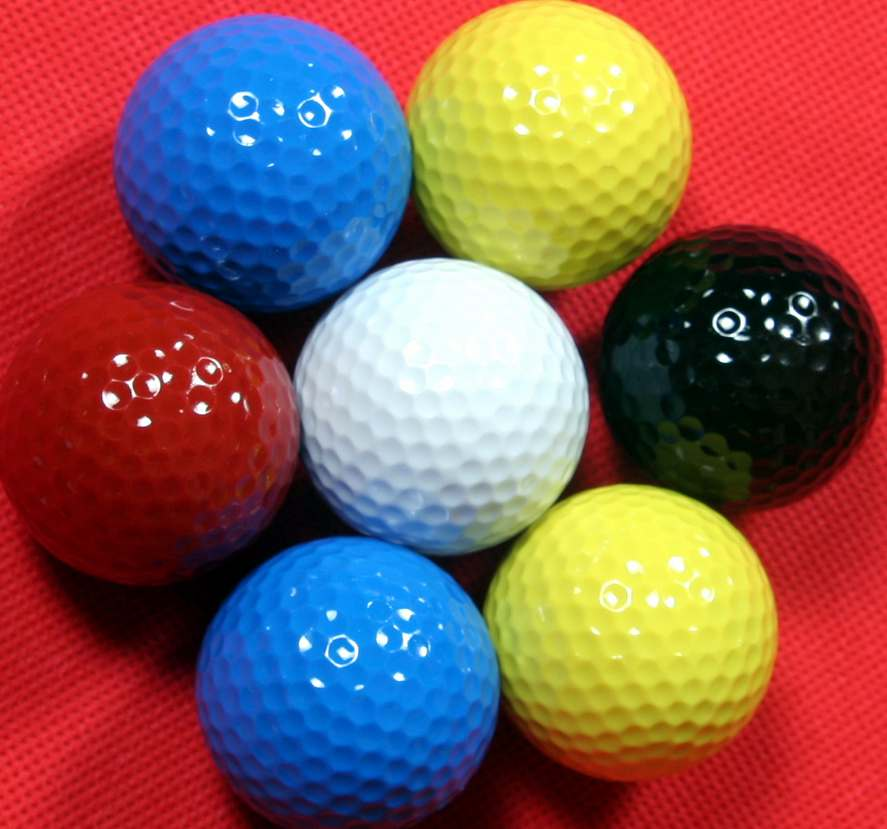
//> input picture Tutorial/Tutorial_Color_Image_Processing/color_ball.jpg, 887 x 829 px, given in place of the camera
$ ./Tutorial_ColorSegmentation_trackbar_2021   (built with g++ and OpenCV 4)
//> lines starting //> are read from the running program, lines starting //| are printed output that depends on the picture; after the words box and inside, x2 and y2 are one past the last pixel; in counts of white or black regions, pixels touching at a corner belong together
// [4 lines of commented-out code are left out]
#include <iostream>
#include <opencv2/opencv.hpp>

using namespace cv;
using namespace std;

Mat image;
Point origin;
Rect selection;
bool selectObject = false;
bool trackObject = false;
int hmin = 1, hmax = 179, smin = 100, smax = 255, vmin = 100, vmax = 255;
int m_flag = 0;
/// On mouse event
static void onMouse(int event, int x, int y, int, void*);

int main()
{
	VideoCapture cap(0);
	if (!cap.isOpened())	// if not success, exit the programm
	{
		cout << "Cannot open the video cam\n";
		return -1;
	}

	Mat image_disp, hsv, hue, mask, dst;
	vector<vector<Point> > contours;

	//image = imread("color_ball.jpg");
	//image.copyTo(image_disp);
	cap.read(image);
//> image is the input picture: 829 rows x 887 cols, CV_8UC3; mean B, G, R 86, 91, 137.5

	Mat dst_track = Mat::zeros(image.size(), CV_8UC3);

	// TrackBar 설정
	namedWindow("Source", 0);
	setMouseCallback("Source", onMouse, 0);
	createTrackbar("Hmin", "Source", &hmin, 179, 0);
	createTrackbar("Hmax", "Source", &hmax, 179, 0);
	createTrackbar("Smin", "Source", &smin, 255, 0);
	createTrackbar("Smax", "Source", &smax, 255, 0);
	createTrackbar("Vmin", "Source", &vmin, 255, 0);
	createTrackbar("Vmax", "Source", &vmax, 255, 0);


	while (true)
	{

		bool bSuccess = cap.read(image);
		if (!bSuccess)	// if not success, break loop
		{
			cout << "Cannot find a frame from  video stream\n";
			break;
		}


		image.copyTo(image_disp);
		if (m_flag) {
			image_disp = image_disp + dst_track;
		}
		imshow("Source", image_disp);
		/******** Convert BGR to HSV ********/
		// input mat: image
		// output mat: hsv
		cvtColor(image, hsv, COLOR_BGR2HSV); //// YOUR CODE GOES HERE
//> hsv: 829 rows x 887 cols, CV_8UC3; mean H, S, V 97.1, 189.9, 172.9


		/******** Add Pre-Processing such as filtering etc  ********/
		// YOUR CODE GOES HERE
		// YOUR CODE GOES HERE


		/// set dst as the output of InRange
		inRange(hsv, Scalar(MIN(hmin, hmax), MIN(smin, smax), MIN(vmin, vmax)),
			Scalar(MAX(hmin, hmax), MAX(smin, smax), MAX(vmin, vmax)), dst);
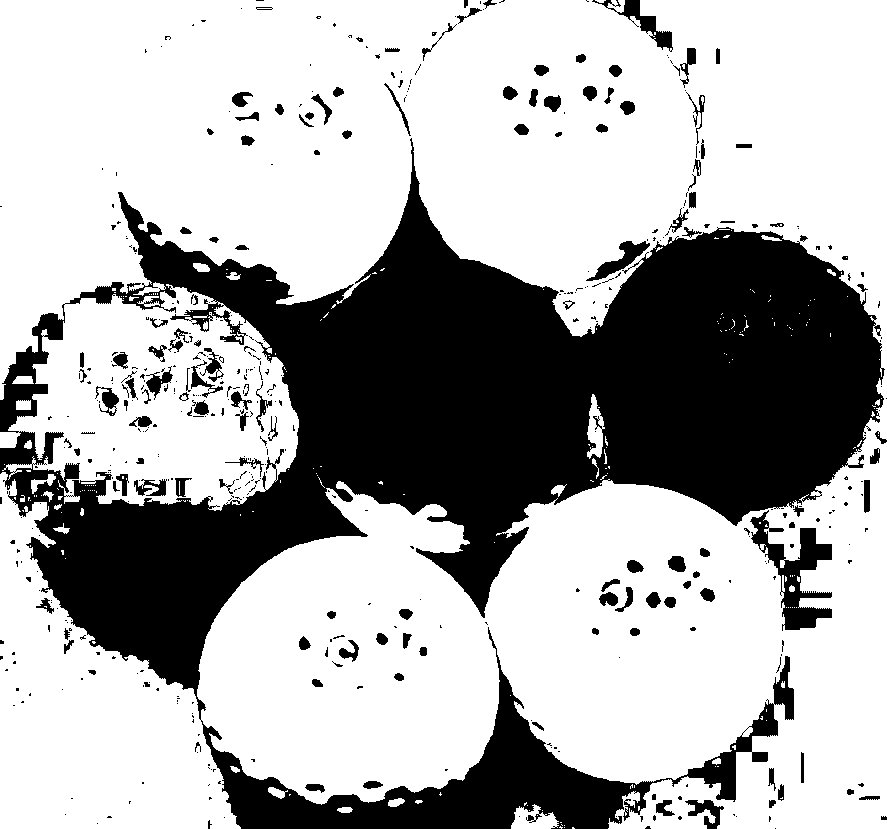
//> dst: 829 rows x 887 cols, CV_8UC1; 68% white; 494 black regions (353 under 20 px), largest, box (x1, y1, x2, y2) and area: (0, 138, 885, 829) 215763, (750, 510, 832, 631) 3510, (592, 0, 673, 52) 921


		/******** Add Post-Processing such as morphology etc  ********/
		int element_shape = MORPH_ELLIPSE;		// elliptical filter
		int n = 3;								// 3X3 Kernel
		Mat element = getStructuringElement(element_shape, Size(n, n));
		morphologyEx(dst, dst, MORPH_CLOSE, element, Point(-1, -1), 4); // Closing 5 times
		morphologyEx(dst, dst, MORPH_DILATE, element, Point(-1, -1), 5);
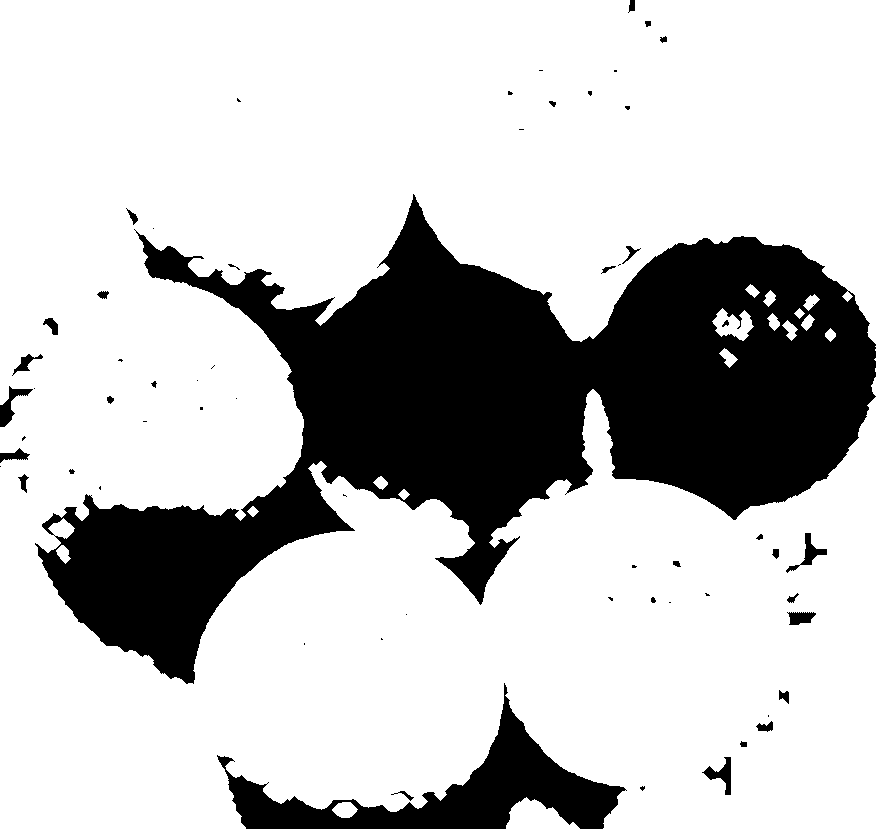
//> dst: 829 rows x 887 cols, CV_8UC1; 75.7% white; 61 black regions (29 under 20 px)

		namedWindow("InRange", 0);
		imshow("InRange", dst);

		/// once mouse has selected an area bigger than 0
		if (trackObject)
		{
			trackObject = false;					// Terminate the next Analysis loop
			Mat roi_HSV(hsv, selection); 			// Set ROI by the selection box
			Scalar means, stddev;
			meanStdDev(roi_HSV, means, stddev);
			cout << "\n Selected ROI Means= " << means << " \n stddev= " << stddev;

			// Change the value in the trackbar according to Mean and STD //
			hmin = MAX((means[0] - stddev[0]), 0);
			hmax = MIN((means[0] + stddev[0]), 179);
			setTrackbarPos("Hmin", "Source", hmin);
			setTrackbarPos("Hmax", "Source", hmax);

			/******** Repeat for S and V trackbar ********/
			setTrackbarPos("Smin", "Source", smin);
			setTrackbarPos("Smax", "Source", smax);
			smin = MAX((means[1] - stddev[1]), 0);
			smax = MIN((means[1] + stddev[1]), 255);
			setTrackbarPos("Vmin", "Source", vmin);
			setTrackbarPos("Vmax", "Source", vmax);
			vmin = MAX((means[2] - stddev[2]), 0);
			vmax = MIN((means[2] + stddev[2]), 255);
		}

		if (selectObject && selection.area() > 0)  // Left Mouse is being clicked and dragged
		{
			// Mouse Drag을 화면에 보여주기 위함
			Mat roi_RGB(image_disp, selection);
			bitwise_not(roi_RGB, roi_RGB);
			imshow("Source", image_disp);
			m_flag = 1;
		}
		image.copyTo(image_disp);

		///  Find All Contour   ///
		findContours(dst, contours, RETR_EXTERNAL, CHAIN_APPROX_SIMPLE);
//> contours = 3 contours; box (x1, y1, x2, y2) and area: (0, 0, 887, 829) 714740, (506, 797, 580, 829) 1314, (332, 802, 358, 818) 269

		if (contours.size()>0)
		{
			/// Find the Contour with the largest area ///
			double maxArea = 0;
			int maxArea_idx = 0;

			for (int i = 0; i < contours.size(); i++)
				if (contourArea(contours[i]) > maxArea) {
					maxArea = contourArea(contours[i]);
					maxArea_idx = i;
				}
//> this loop made 3 passes
//> maxArea on passes 1 to 3: 269, 1314, 714740.5
//> after the loop, maxArea = 714740.5; maxArea_idx = 2

			///  Draw the max Contour on Black-background  Image ///
			Mat dst_out = Mat::zeros(dst.size(), CV_8UC3);
			drawContours(dst_out, contours, maxArea_idx, Scalar(0, 0, 255), 2, 8);
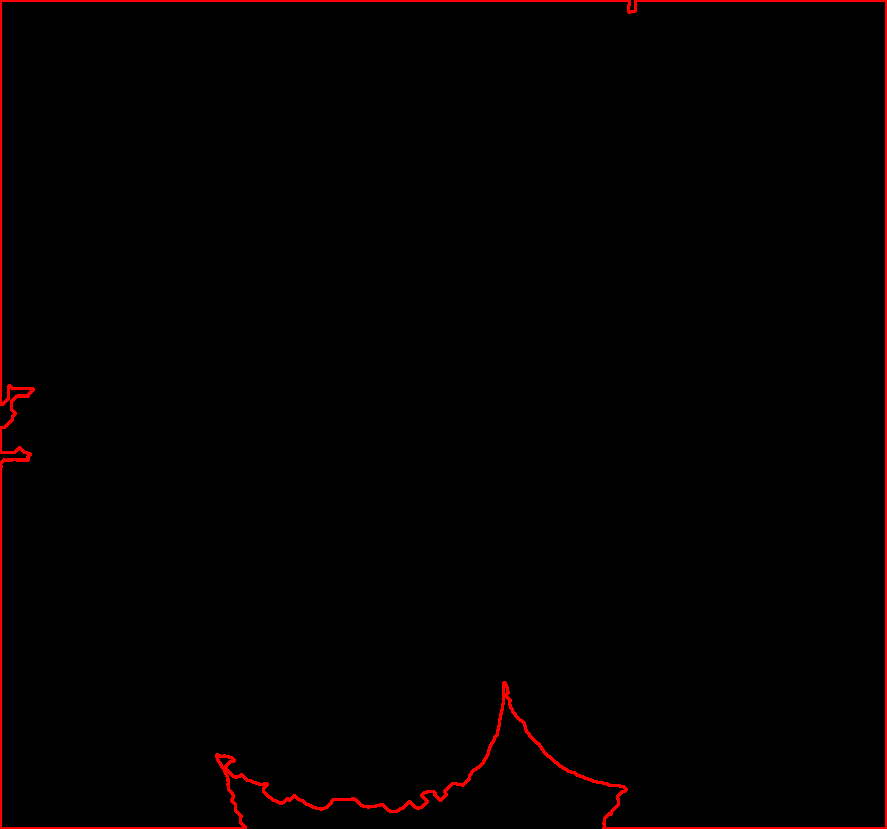
//> dst_out: 829 rows x 887 cols, CV_8UC3; mean B, G, R 0, 0, 3.3
			namedWindow("Contour", 0);
			imshow("Contour", dst_out);


			/// Draw the Contour Box on Original Image ///
			Rect boxPoint = boundingRect(contours[maxArea_idx]);
//> boxPoint = Rect(0, 0, 887, 829)
			rectangle(image_disp, boxPoint, Scalar(255, 0, 255), 3);
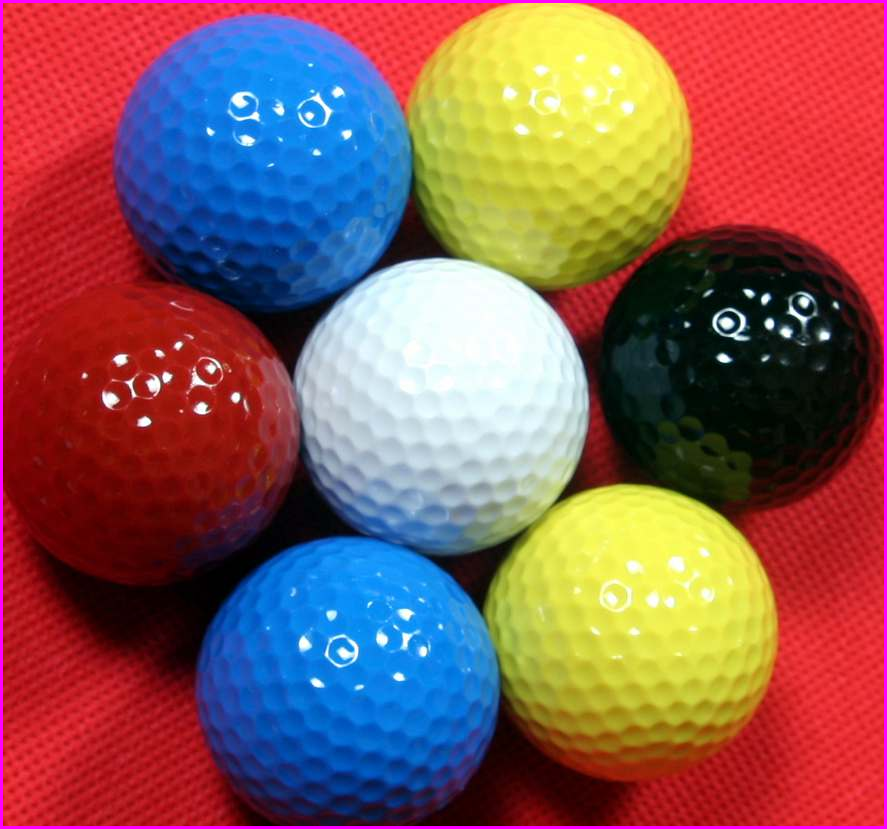
//> image_disp: 829 rows x 887 cols, CV_8UC3; 1.4% of pixels changed, all inside (x1, y1, x2, y2) = (0, 0, 887, 829)
			namedWindow("Contour_Box", 0);
			imshow("Contour_Box", image_disp);

			/// Continue Drawing the Contour Box  ///
			dst_track -= Scalar(20, 0, 20);
			rectangle(dst_track, boxPoint, Scalar(255, 0, 255), 3);
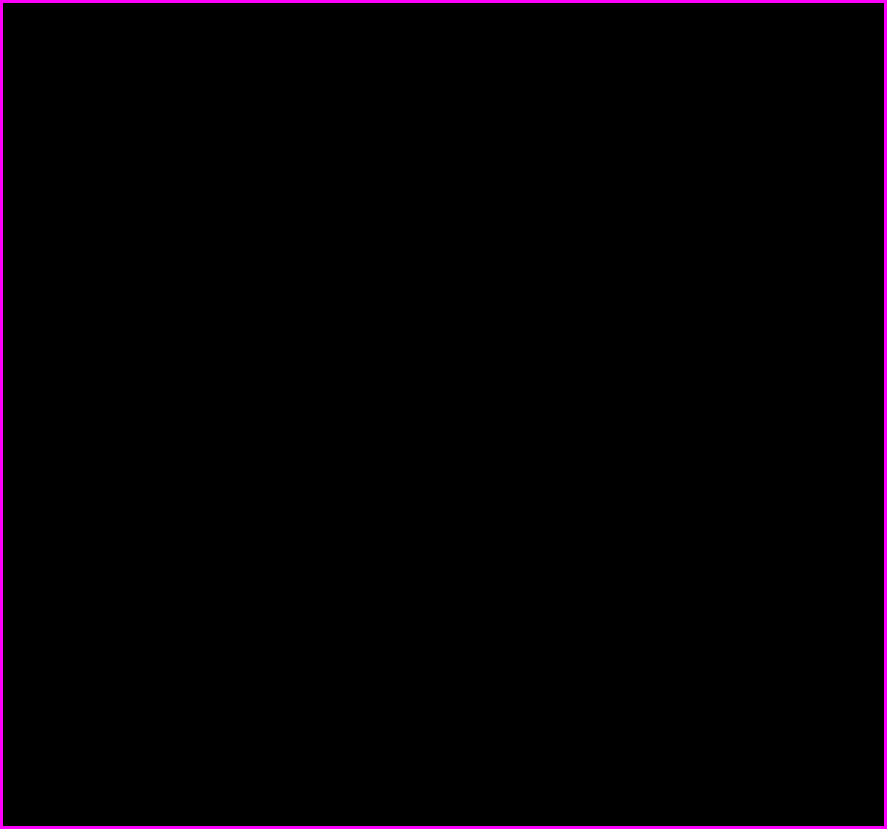
//> dst_track: 829 rows x 887 cols, CV_8UC3; mean B, G, R 3.6, 0, 3.6
			namedWindow("Contour_Track", 0);
			imshow("Contour_Track", dst_track);
		}

		char c = (char)waitKey(10);
//> the Esc key is pressed
		if (c == 27)
			break;
	} // end of for(;;)

	return 0;
}


/// On mouse event
static void onMouse(int event, int x, int y, int, void*)
{
	if (selectObject)  // for any mouse motion
	{
		selection.x = MIN(x, origin.x);
		selection.y = MIN(y, origin.y);
		selection.width = abs(x - origin.x) + 1;
		selection.height = abs(y - origin.y) + 1;
		selection &= Rect(0, 0, image.cols, image.rows);  /// Bitwise AND  check selectin is within the image coordinate
	}

	switch (event)
	{
	case EVENT_LBUTTONDOWN:
		selectObject = true;
		origin = Point(x, y);
		break;
	case EVENT_LBUTTONUP:
		selectObject = false;
		if (selection.area())
			trackObject = true;
		break;
	}
}
